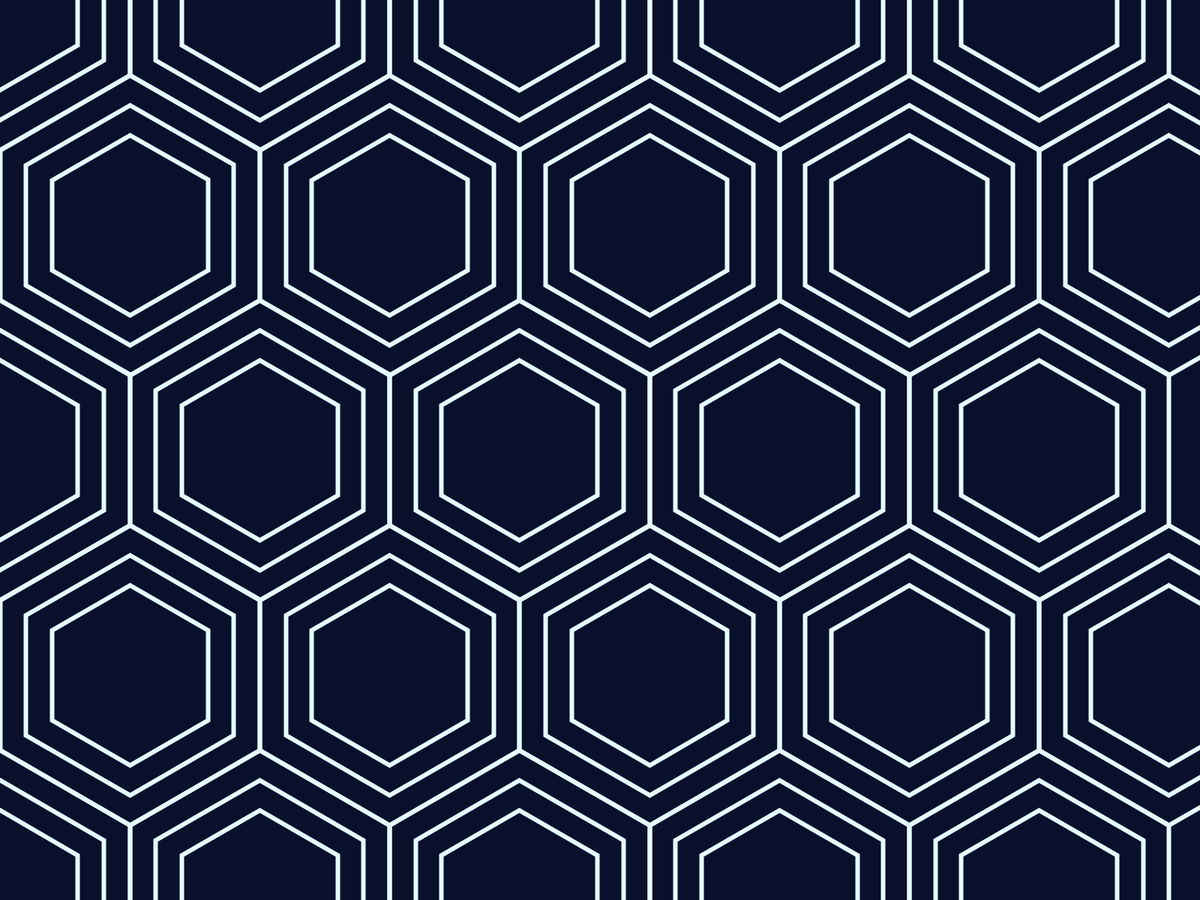
Frame 1 (no input)
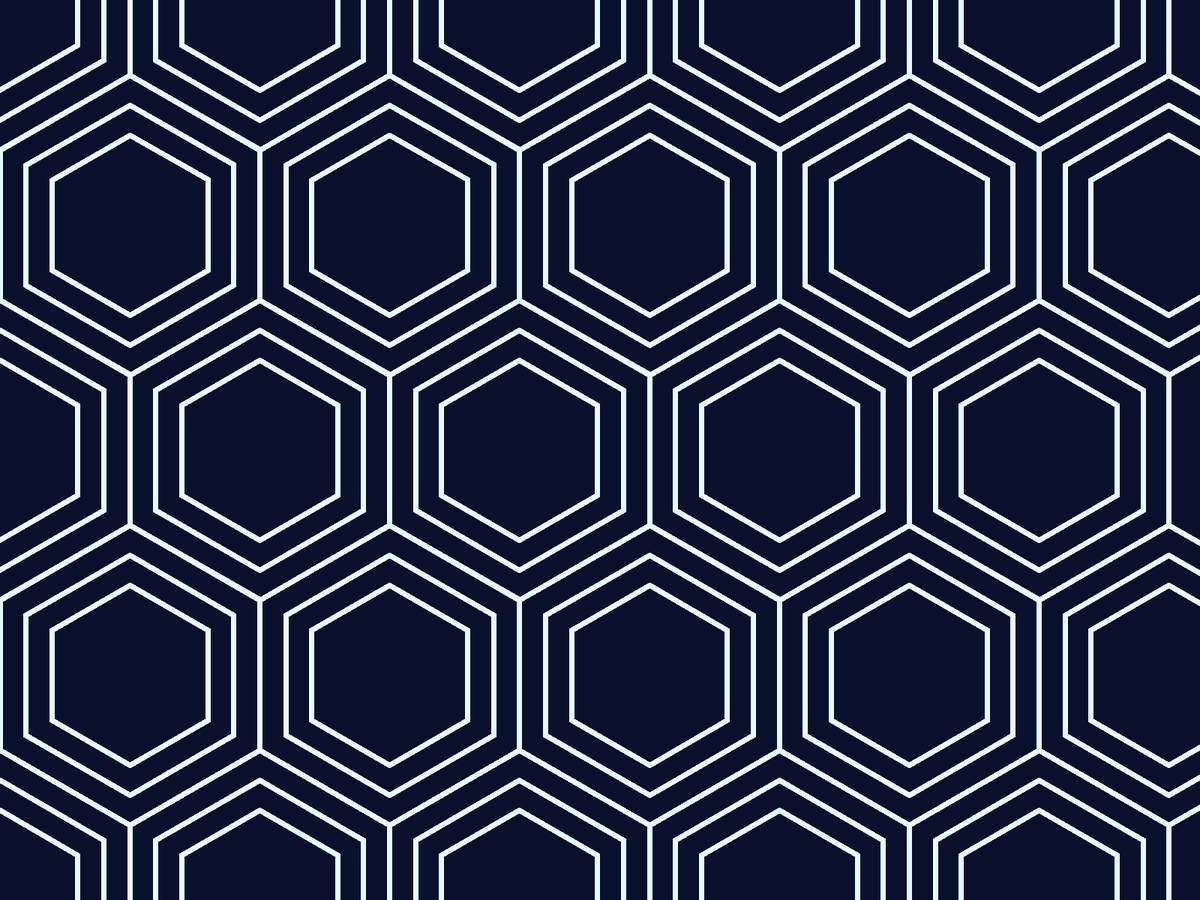
Frame 60 (the mouse pressed at the canvas centre just before this capture)
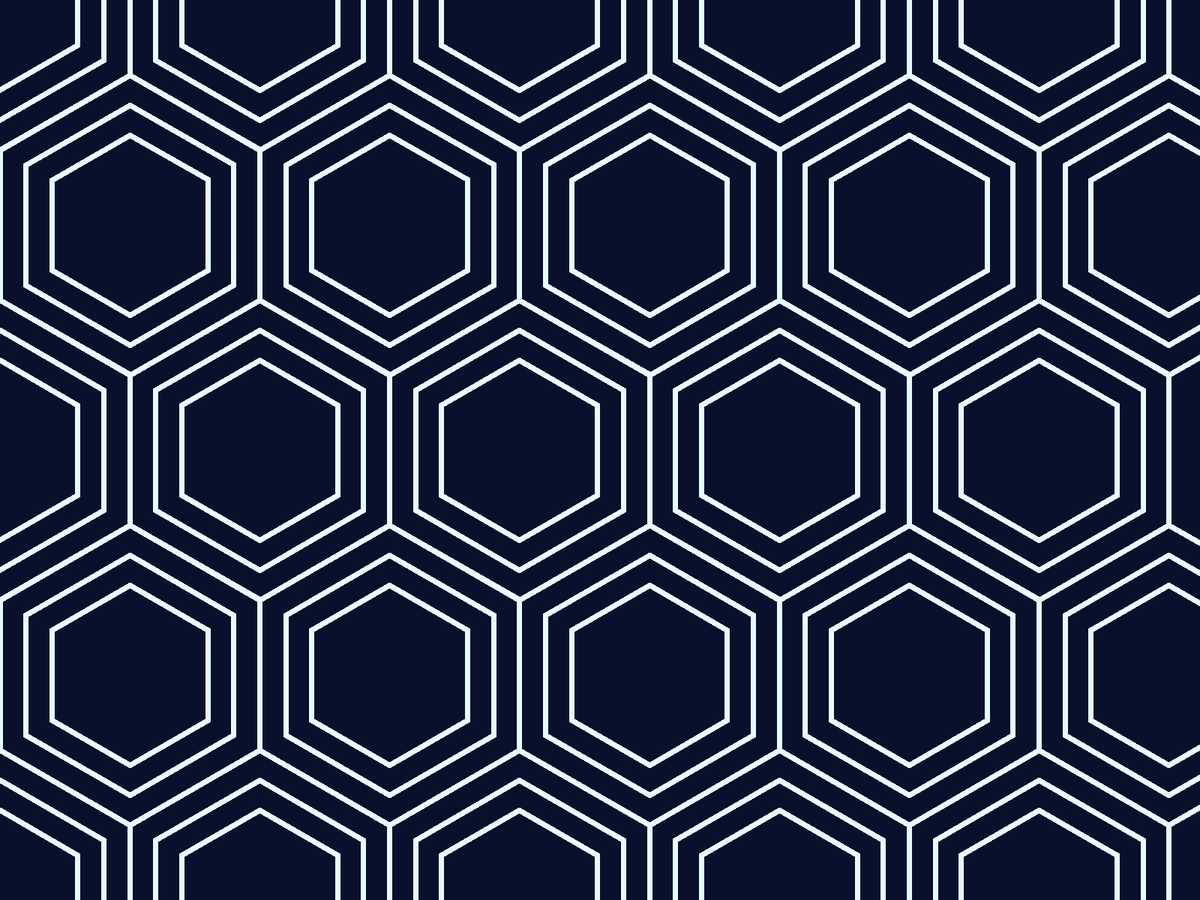
Frame 120 (the mouse held since frame 60 and released just before this capture)

The Processing sketch that drew these frames (run headless with seeded random() and noise(); from frame 60 on, the mouse is pressed at the canvas centre):

// Processing sketch: innerHex
// ── innerHex.pde
color bckgrnd = #09102C;
color hexColor = #E6FAFF;
float angleRot = 30;
float r = 200;
float xStep,yStep,xJump, yJump;
void setup(){
  fullScreen();
  background(bckgrnd);
  stroke(hexColor);
  strokeWeight(6);
  noFill();
  //noLoop();
}

void draw(){
  float d = r * cos(radians(30));
  float xStep = d;
  float ySubStep1 = 2 * d * sin(radians(60));
  float ySubStep2 = 2 * r * (1 + sin(radians(30)));
  for(int j = 0; j <= height / ySubStep2; j++){
    for(int i = 0; i <= width / xStep; i++){
      float xPos = i * xStep;
      float yPos = (i % 2) * ySubStep1 + j * ySubStep2; 
      hexagon(xPos, yPos);
    }
  }
  saveMe();
}

void hexagon(float xOffset, float yOffset){
  float innerR = r;
  float limit = 3*innerR/5;
  float rStep = innerR/5;
  while(innerR >= limit){
    beginShape();
    for(int i = 0; i <= 5;i++){
      float xH = xOffset + innerR*cos(radians(i*60 + angleRot)); 
      float yH = yOffset + innerR*sin(radians(i*60 + angleRot));
      vertex(xH,yH);
    }
    endShape(CLOSE);
    innerR -= rStep;
  }
}

void saveMe(){
  if(mousePressed){
    println("saved");
    save("innerHex.png");
  }
}
